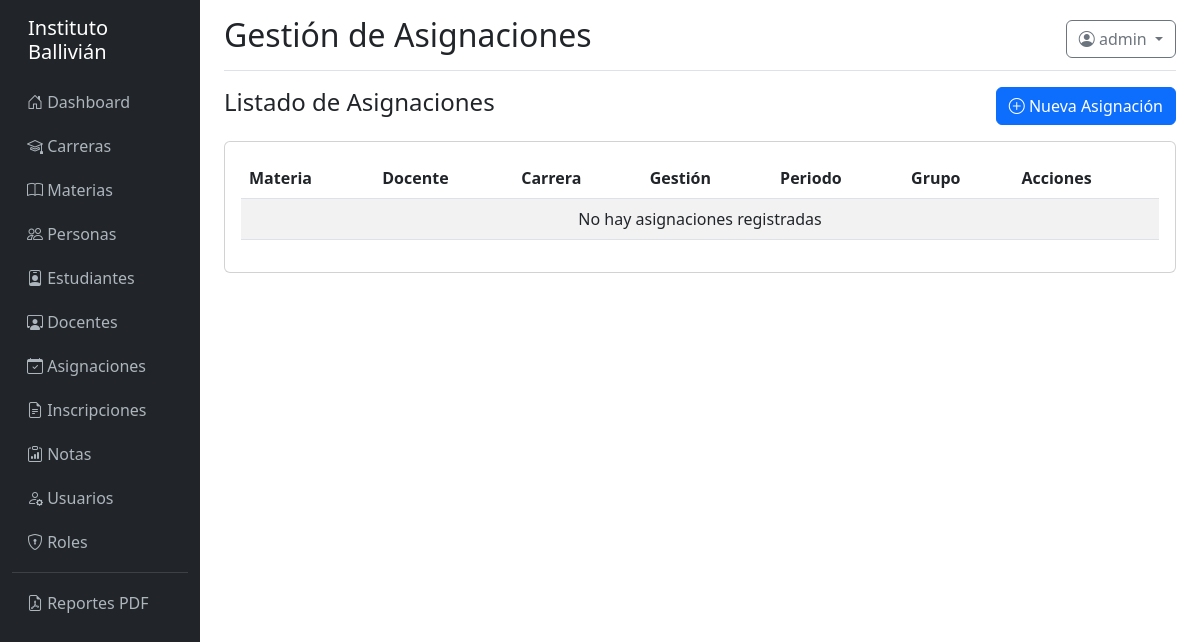
/asignaciones/ (signed in), run on an earlier commit of the app's database.
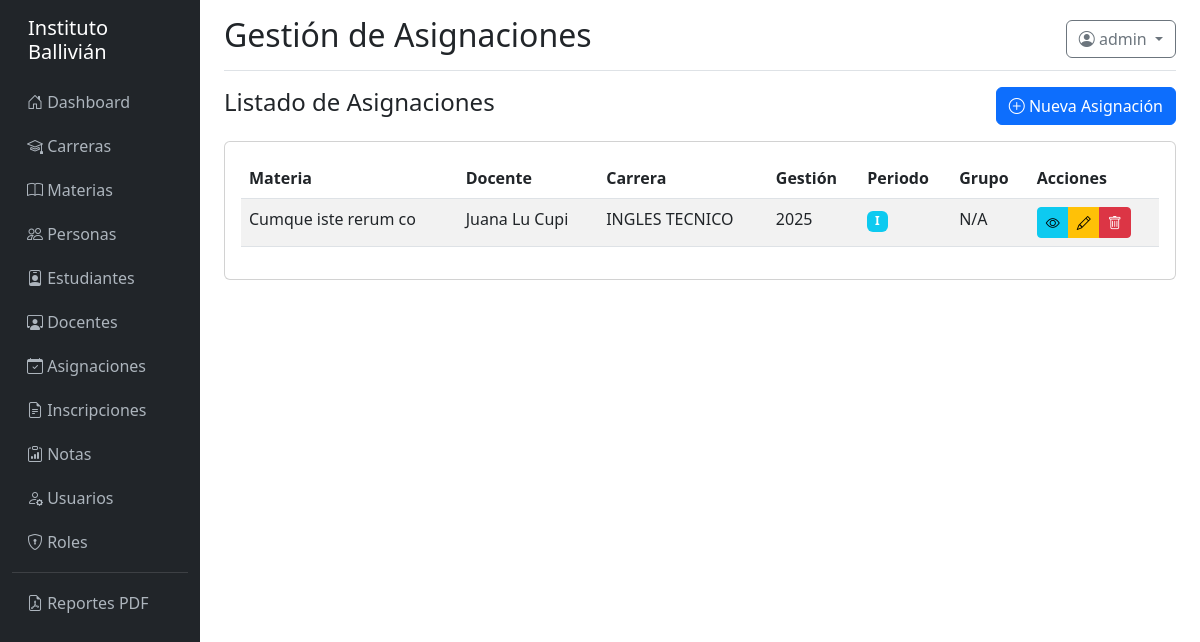
And on a later commit of the database.
### models/__init__.py (models this page shows, shortened)
class Usuario(UserMixin, db.Model):
    __tablename__ = 'usuario'
    id = db.Column(db.Integer, primary_key=True)
    username = db.Column(db.String(100), unique=True, nullable=False)
    email = db.Column(db.String(150))
    password_hash = db.Column(db.String(255), nullable=False)
    persona_id = db.Column(db.Integer, db.ForeignKey('persona.id'))
    estudiante_id = db.Column(db.Integer, db.ForeignKey('estudiante.id'))
    docente_id = db.Column(db.Integer, db.ForeignKey('docente.id'))
    activo = db.Column(db.Boolean, default=True)
    ultimo_login = db.Column(db.DateTime)
    created_at = db.Column(db.DateTime, default=datetime.utcnow)
    updated_at = db.Column(db.DateTime, onupdate=datetime.utcnow)
    roles = db.relationship('Rol', secondary=usuario_rol, backref='usuarios')
    def tiene_permiso(self, nombre_permiso):
        for rol in self.roles:
            for permiso in rol.permisos:
                if permiso.nombre == nombre_permiso:
                    return True
        return False

class Asignacion(db.Model):
    __tablename__ = 'asignacion'
    id = db.Column(db.Integer, primary_key=True)
    materia_id = db.Column(db.Integer, db.ForeignKey('materia.id'), nullable=False)
    docente_id = db.Column(db.Integer, db.ForeignKey('docente.id'), nullable=False)
    carrera_id = db.Column(db.Integer, db.ForeignKey('carrera.id'))
    gestion = db.Column(db.Integer, nullable=False)
    periodo = db.Column(db.Enum('I', 'II', 'III', 'Cuatrimestral', 'Anual'), default='I')
    codigo_grupo = db.Column(db.String(50))
    horario = db.Column(db.Text)
    tipo_imparticion = db.Column(db.Enum('Presencial', 'Virtual', 'Hibrido'), default='Presencial')
    cupo = db.Column(db.Integer)
    created_at = db.Column(db.DateTime, default=datetime.utcnow)
    updated_at = db.Column(db.DateTime, onupdate=datetime.utcnow)
    notas = db.relationship('Nota', backref='asignacion', lazy=True, cascade='all, delete-orphan')

class Materia(db.Model):
    __tablename__ = 'materia'
    id = db.Column(db.Integer, primary_key=True)
    codigo = db.Column(db.String(50), unique=True, nullable=False)
    nombre = db.Column(db.String(255), nullable=False)
    descripcion = db.Column(db.Text)
    carga_horaria = db.Column(db.Integer, default=0)
    horas_teoricas = db.Column(db.Integer, default=0)
    horas_practicas = db.Column(db.Integer, default=0)
    creditos = db.Column(db.Integer, default=0)
    semestre = db.Column(db.Integer)
    prerequisito_id = db.Column(db.Integer, db.ForeignKey('materia.id'))
    carrera_id = db.Column(db.Integer, db.ForeignKey('carrera.id'))
    requerido_para_semestre = db.Column(db.Boolean, default=False)
    activo = db.Column(db.Boolean, default=True)
    created_at = db.Column(db.DateTime, default=datetime.utcnow)
    updated_at = db.Column(db.DateTime, onupdate=datetime.utcnow)
    asignaciones = db.relationship('Asignacion', backref='materia', lazy=True, cascade='all, delete-orphan')

class Persona(db.Model):
    __tablename__ = 'persona'
    id = db.Column(db.Integer, primary_key=True)
    tipo_documento = db.Column(db.Enum('CI', 'Pasaporte', 'Otro'), default='CI')
    nro_documento = db.Column(db.String(50), nullable=False)
    nombre = db.Column(db.String(150), nullable=False)
    apellido_paterno = db.Column(db.String(100), nullable=False)
    apellido_materno = db.Column(db.String(100))
    fecha_nacimiento = db.Column(db.Date)
    sexo = db.Column(db.Enum('M', 'F', 'O'))
    lugar_nacimiento = db.Column(db.String(255))
    direccion = db.Column(db.Text)
    telefono = db.Column(db.String(50))
    email = db.Column(db.String(150))
    foto_path = db.Column(db.String(500))
    created_at = db.Column(db.DateTime, default=datetime.utcnow)
    updated_at = db.Column(db.DateTime, onupdate=datetime.utcnow)
    __table_args__ = (
        db.UniqueConstraint('tipo_documento', 'nro_documento', name='_tipo_nro_uc'),
    )
    estudiante = db.relationship('Estudiante', backref='persona', uselist=False, cascade='all, delete-orphan')
    docente = db.relationship('Docente', backref='persona', uselist=False, cascade='all, delete-orphan')
    usuario = db.relationship('Usuario', backref='persona', uselist=False)
    @property
    def nombre_completo(self):
        return f"{self.nombre} {self.apellido_paterno} {self.apellido_materno or ''}".strip()

class Carrera(db.Model):
    __tablename__ = 'carrera'
    id = db.Column(db.Integer, primary_key=True)
    codigo = db.Column(db.String(30), unique=True, nullable=False)
    nombre = db.Column(db.String(255), nullable=False)
    descripcion = db.Column(db.Text)
    tipo = db.Column(db.Enum('Pregrado', 'Tecnico', 'Posgrado', 'Diplomado', 'Otro'), default='Pregrado')
    carga_horaria = db.Column(db.Integer, default=0)
    creditos = db.Column(db.Integer)
    fecha_creacion = db.Column(db.Date)
    activo = db.Column(db.Boolean, default=True)
    created_at = db.Column(db.DateTime, default=datetime.utcnow)
    updated_at = db.Column(db.DateTime, onupdate=datetime.utcnow)
    materias = db.relationship('Materia', backref='carrera', lazy=True, cascade='all, delete-orphan')
    inscripciones = db.relationship('Inscripcion', backref='carrera', lazy=True)
    asignaciones = db.relationship('Asignacion', backref='carrera', lazy=True)

### controllers/asignacion_controller.py (the view)
@asignacion_bp.route('/')
@login_required
def index():
    page = request.args.get('page', 1, type=int)
    asignaciones = Asignacion.query.order_by(Asignacion.gestion.desc(), Asignacion.periodo).paginate(page=page, per_page=10, error_out=False)
    return render_template('asignacion/index.html', asignaciones=asignaciones)

### templates/asignacion/index.html (shortened to what this page needs)
{% extends "base.html" %}
{% block page_title %}Gestión de Asignaciones{% endblock %}
{% block content %}
<div class="d-flex justify-content-between align-items-center mb-3">
    <h4>Listado de Asignaciones</h4>
    {% if current_user.tiene_permiso('crear_asignacion') %}
    <a href="{{ url_for('asignacion.crear') }}" class="btn btn-primary">
        <i class="bi bi-plus-circle"></i> Nueva Asignación
    </a>
    {% endif %}
</div>
<div class="card">
    <div class="card-body">
        <div class="table-responsive">
            <table class="table table-striped table-hover">
                <thead>
                    <tr>
                        <th>Materia</th>
                        <th>Docente</th>
                        <th>Carrera</th>
                        <th>Gestión</th>
                        <th>Periodo</th>
                        <th>Grupo</th>
                        <th>Acciones</th>
                    </tr>
                </thead>
                <tbody>
                    {% for asignacion in asignaciones.items %}
                    <tr>
                        <td>{{ asignacion.materia.nombre }}</td>
                        <td>{{ asignacion.docente.persona.nombre_completo }}</td>
                        <td>{{ asignacion.carrera.nombre if asignacion.carrera else 'N/A' }}</td>
                        <td>{{ asignacion.gestion }}</td>
                        <td><span class="badge bg-info">{{ asignacion.periodo }}</span></td>
                        <td>{{ asignacion.codigo_grupo or 'N/A' }}</td>
                        <td>
                            <div class="btn-group btn-group-sm">
                                <a href="{{ url_for('asignacion.detalle', id=asignacion.id) }}" class="btn btn-info">
                                    <i class="bi bi-eye"></i>
                                </a>
                                {% if current_user.tiene_permiso('editar_asignacion') %}
                                <a href="{{ url_for('asignacion.editar', id=asignacion.id) }}" class="btn btn-warning">
                                    <i class="bi bi-pencil"></i>
                                </a>
                                {% endif %}
                                {% if current_user.tiene_permiso('eliminar_asignacion') %}
                                <button type="button" class="btn btn-danger" data-bs-toggle="modal" data-bs-target="#deleteModal{{ asignacion.id }}">
                                    <i class="bi bi-trash"></i>
                                </button>
                                {% endif %}
                            </div>
                        </td>
                    </tr>
                    {% else %}
                    <tr>
                        <td colspan="7" class="text-center">No hay asignaciones registradas</td>
                    </tr>
                    {% endfor %}
                </tbody>
            </table>
        </div>
    </div>
</div>
{% endblock %}

### templates/base.html (shortened to what this page needs)
<!DOCTYPE html>
<html lang="es">
<head>
    <link href="https://cdn.jsdelivr.net/npm/bootstrap@5.3.0/dist/css/bootstrap.min.css" rel="stylesheet">
    <link rel="stylesheet" href="https://cdn.jsdelivr.net/npm/bootstrap-icons@1.11.0/font/bootstrap-icons.css">
</head>
<body>
    <div class="container-fluid">
        <div class="row">
            {% if current_user.is_authenticated %}
            <nav class="col-md-2 col-lg-2 d-md-block sidebar">
                <div class="position-sticky pt-3">
                    <h5 class="text-white px-3 mb-3">Instituto Ballivián</h5>
                    <ul class="nav flex-column">
                        <li class="nav-item">
                            <a class="nav-link" href="{{ url_for('main.dashboard') }}">
                                <i class="bi bi-house-door"></i> Dashboard
                            </a>
                        </li>
                        {% if current_user.tiene_permiso('ver_carreras') %}
                        <li class="nav-item">
                            <a class="nav-link" href="{{ url_for('carrera.index') }}">
                                <i class="bi bi-mortarboard"></i> Carreras
                            </a>
                        </li>
                        {% endif %}
                        {% if current_user.tiene_permiso('ver_materias') %}
                        <li class="nav-item">
                            <a class="nav-link" href="{{ url_for('materia.index') }}">
                                <i class="bi bi-book"></i> Materias
                            </a>
                        </li>
                        {% endif %}
                        {% if current_user.tiene_permiso('ver_personas') %}
                        <li class="nav-item">
                            <a class="nav-link" href="{{ url_for('persona.index') }}">
                                <i class="bi bi-people"></i> Personas
                            </a>
                        </li>
                        {% endif %}
                        {% if current_user.tiene_permiso('ver_estudiantes') %}
                        <li class="nav-item">
                            <a class="nav-link" href="{{ url_for('estudiante.index') }}">
                                <i class="bi bi-person-badge"></i> Estudiantes
                            </a>
                        </li>
                        {% endif %}
                        {% if current_user.tiene_permiso('ver_docentes') %}
                        <li class="nav-item">
                            <a class="nav-link" href="{{ url_for('docente.index') }}">
                                <i class="bi bi-person-workspace"></i> Docentes
                            </a>
                        </li>
                        {% endif %}
                        {% if current_user.tiene_permiso('ver_asignaciones') %}
                        <li class="nav-item">
                            <a class="nav-link" href="{{ url_for('asignacion.index') }}">
                                <i class="bi bi-calendar-check"></i> Asignaciones
                            </a>
                        </li>
                        {% endif %}
                        {% if current_user.tiene_permiso('ver_inscripciones') %}
                        <li class="nav-item">
                            <a class="nav-link" href="{{ url_for('inscripcion.index') }}">
                                <i class="bi bi-file-earmark-text"></i> Inscripciones
                            </a>
                        </li>
                        {% endif %}
                        {% if current_user.tiene_permiso('ver_notas') %}
                        <li class="nav-item">
                            <a class="nav-link" href="{{ url_for('nota.index') }}">
                                <i class="bi bi-clipboard-data"></i> Notas
                            </a>
                        </li>
                        {% endif %}
                        {% if current_user.tiene_permiso('ver_usuarios') %}
                        <li class="nav-item">
                            <a class="nav-link" href="{{ url_for('usuario.index') }}">
                                <i class="bi bi-person-gear"></i> Usuarios
                            </a>
                        </li>
                        {% endif %}
                        {% if current_user.tiene_permiso('ver_roles') %}
                        <li class="nav-item">
                            <a class="nav-link" href="{{ url_for('rol.index') }}">
                                <i class="bi bi-shield-lock"></i> Roles
                            </a>
                        </li>
                        {% endif %}
                        <hr class="text-white-50 my-2">
                        <li class="nav-item">
                            <a class="nav-link" href="{{ url_for('reporte.index') }}">
                                <i class="bi bi-file-earmark-pdf"></i> Reportes PDF
                            </a>
                        </li>
                    </ul>
                </div>
            </nav>
            {% endif %}
            <main class="col-md-10 ms-sm-auto col-lg-10 px-md-4">
                {% if current_user.is_authenticated %}
                <div class="d-flex justify-content-between flex-wrap flex-md-nowrap align-items-center pt-3 pb-2 mb-3 border-bottom">
                    <h1 class="h2">{% block page_title %}Dashboard{% endblock %}</h1>
                    <div class="btn-toolbar mb-2 mb-md-0">
                        <div class="dropdown">
                            <button class="btn btn-outline-secondary dropdown-toggle" type="button" id="userDropdown" data-bs-toggle="dropdown">
                                <i class="bi bi-person-circle"></i> {{ current_user.username }}
                            </button>
                        </div>
                    </div>
                </div>
                {% endif %}
                {% block content %}{% endblock %}
            </main>
        </div>
    </div>
</body>
</html>

### templates/base.html (style rules this page uses)
.sidebar { min-height: 100vh; background-color: #212529; }
.sidebar a { color: #adb5bd; text-decoration: none; padding: 10px 15px; display: block; }

What changed in the data, as far as the page shows it:
added Asignacion: materia.nombre "Cumque iste rerum co", docente.persona.nombre_completo "Juana Lu Cupi", carrera "INGLES TECNICO", gestion "2025", periodo "I", codigo_grupo "N/A"
Also different on the page:
text no longer shown: "No hay asignaciones registradas"
